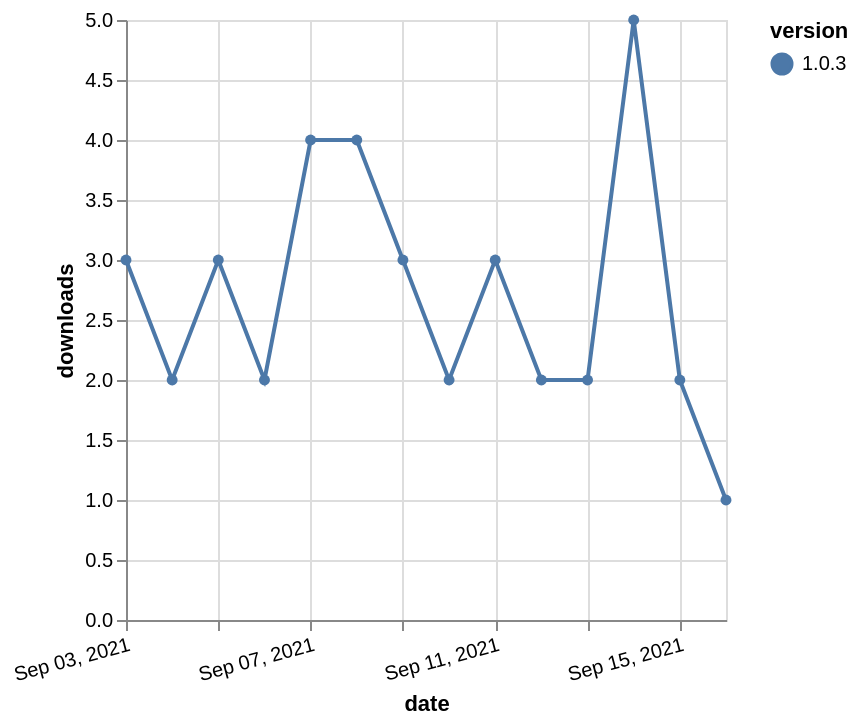

Write a Vega-Lite specification for this figure.
### Vega-Lite specification from a JSON file in a GitHub repository (floating-point values rounded to 4 significant figures)
{"$schema": "https://vega.github.io/schema/vega-lite/v5.json", "description": "A simple bar chart with embedded data.", "data": {"values": [{"date": "2021-09-03", "total": 1765, "delta": 3, "version": "1.0.3"}, {"date": "2021-09-04", "total": 1767, "delta": 2, "version": "1.0.3"}, {"date": "2021-09-05", "total": 1770, "delta": 3, "version": "1.0.3"}, {"date": "2021-09-06", "total": 1772, "delta": 2, "version": "1.0.3"}, {"date": "2021-09-07", "total": 1776, "delta": 4, "version": "1.0.3"}, {"date": "2021-09-08", "total": 1780, "delta": 4, "version": "1.0.3"}, {"date": "2021-09-09", "total": 1783, "delta": 3, "version": "1.0.3"}, {"date": "2021-09-10", "total": 1785, "delta": 2, "version": "1.0.3"}, {"date": "2021-09-11", "total": 1788, "delta": 3, "version": "1.0.3"}, {"date": "2021-09-12", "total": 1790, "delta": 2, "version": "1.0.3"}, {"date": "2021-09-13", "total": 1792, "delta": 2, "version": "1.0.3"}, {"date": "2021-09-14", "total": 1797, "delta": 5, "version": "1.0.3"}, {"date": "2021-09-15", "total": 1799, "delta": 2, "version": "1.0.3"}, {"date": "2021-09-16", "total": 1800, "delta": 1, "version": "1.0.3"}]}, "width": "container", "mark": {"type": "line", "point": {"filled": true}}, "encoding": {"x": {"field": "date", "type": "temporal", "timeUnit": "yearmonthdate", "title": "date", "axis": {"labelAngle": -15}}, "y": {"field": "delta", "type": "quantitative", "title": "downloads"}, "color": {"field": "version", "type": "nominal"}, "tooltip": {"field": "delta"}}}
